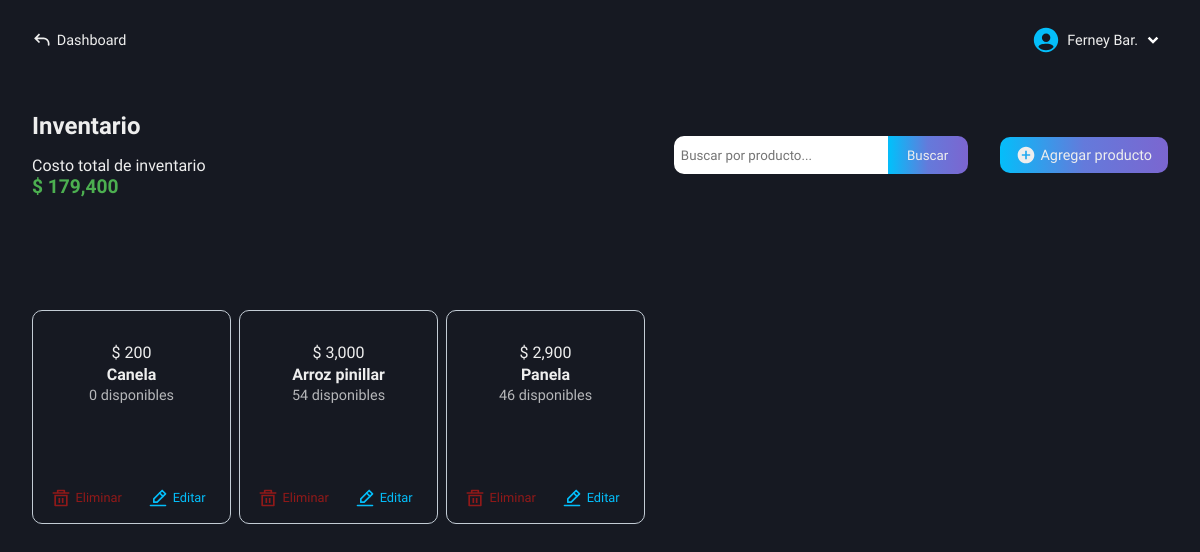
Page /roles/store/inventory/admin-inventory.php (signed in) on the committed database.
### tables this page shows
CREATE TABLE `users` (
  `id` int(11) NOT NULL AUTO_INCREMENT,
  `name` varchar(100) NOT NULL,
  `lastname` varchar(100) NOT NULL,
  `email` varchar(100) NOT NULL,
  `pass` varchar(100) NOT NULL,
  `role` varchar(100) NOT NULL,
  PRIMARY KEY (`id`)
);

CREATE TABLE `inventory_products` (
  `id` int(11) NOT NULL AUTO_INCREMENT,
  `id_category` int(11) NOT NULL,
  `product_name` varchar(100) NOT NULL,
  `supplier` varchar(100) NOT NULL,
  `purchase_price` decimal(50,0) NOT NULL,
  `sale_price` decimal(50,0) NOT NULL,
  `stock_quantity` int(11) NOT NULL,
  `product_description` varchar(500) NOT NULL,
  `entry_date` date NOT NULL,
  `product_status` varchar(100) NOT NULL,
  PRIMARY KEY (`id`)
);

### roles/store/inventory/admin-inventory.php (the view, shortened to what this page needs)
<!DOCTYPE html>
<html lang="en">
<head>
    <link rel="stylesheet" href="../../../css/store/admin-inventory.css">
    <link rel="stylesheet" href="../../../css/store/base-autocomplete.css">
    <link rel="stylesheet" href="https://code.jquery.com/ui/1.12.1/themes/base/jquery-ui.css">
    <?php
        include("../../../conexion.php");
        if (isset($_SESSION['user_id'])) {
            $id_user = $_SESSION['user_id'];
        } else {
            header("Location: ../../../index.php");
            exit();
        }
    ?>
</head>
<body>
    <main class="main">
        <nav class="nav-dash">
            <a href="../../dashboard-store.php" class="go-dash">
                <svg xmlns="http://www.w3.org/2000/svg" width="20" height="20" viewBox="0 0 24 24"><path fill="#eee" d="m4 10l-.707.707L2.586 10l.707-.707zm17 8a1 1 0 1 1-2 0zM8.293 15.707l-5-5l1.414-1.414l5 5zm-5-6.414l5-5l1.414 1.414l-5 5zM4 9h10v2H4zm17 7v2h-2v-2zm-7-7a7 7 0 0 1 7 7h-2a5 5 0 0 0-5-5z"/></svg>
                <p>Dashboard</p>
            </a>
            <div class="user-modal">
                <div class="username">
                    <div class="name-down">
                        <?php
                            $queryData = "SELECT name, lastname FROM users WHERE id = $id_user";
                            $result = mysqli_query($conexion, $queryData);
                            $rowData = mysqli_fetch_assoc($result);
                            echo "<p class='name'>" . $rowData['name'] . ' ' . substr($rowData['lastname'], 0, 3) . ".</p>";
                        ?>
                        <img src="../../../svg/down-arrow.svg" alt="">
                    </div>
                </div>
            </div>
        </nav>
        <section class="info-table-product" id="hidden-modal">
            <div class="table-products">
                <div class="tlt-search-add">
                    <div class="tlt-cost">
                        <h2 class="tlt-function">Inventario</h2>
                        <div class="total-cost">
                            <p>Costo total de inventario</p>
                            <?php
                                $query = "SELECT SUM(purchase_price * stock_quantity) AS total_cost FROM inventory_products";
                                $result = mysqli_query($conexion, $query);
                                $row = mysqli_fetch_array($result);
                                if($row['total_cost'] === NULL){
                                    echo "<p>$ 0</p>";
                                } else {
                                    echo "<p>$ " . number_format($row['total_cost'], 0) . "</p>";
                                }
                            ?>
                        </div>
                    </div>
                    <div class="search-add">
                        <form action="functions/search-product.php" method="POST" class="form-search">
                            <input type="text" name="search" class="input-search b-col-fcs-val" id="search" placeholder="Buscar por producto..." required>
                            <input type="submit" name="button-search" class="btn-search bg-btn" value="Buscar">
                        </form>
                        <a href="add-products.php" class="add bg-btn">
                            <svg xmlns="http://www.w3.org/2000/svg" width="20" height="20" viewBox="0 0 24 24"><path fill="#eee" d="M12 2C6.477 2 2 6.477 2 12s4.477 10 10 10s10-4.477 10-10S17.523 2 12 2m5 11h-4v4h-2v-4H7v-2h4V7h2v4h4z"/></svg>
                            <p>Agregar producto</p>
                        </a>
                    </div>
                </div>
                <div class="all-products">
                    <div class="content-cards">
                        <?php
                            $getProducts = "SELECT * FROM inventory_products";
                            $resultProducts = mysqli_query($conexion, $getProducts);
                            if($resultProducts -> num_rows > 0){
                                while($row = mysqli_fetch_array($resultProducts)){
                                    $id = $row['id'];
                                    echo "<div class='card-product'>
                                            <div class='info-product'>
                                                <p>$ " . number_format($row['sale_price'], 0) . "</p>
                                                <h3 class='product'>" . ucfirst($row['product_name']) . "</h3>
                                                <p>" . $row['stock_quantity'] . " disponibles</p>
                                            </div>
                                            <div class='actions'>
                                                <a href='functions/delete.php?id=$id'>
                                                    <img src='../../../svg/delete.svg' />
                                                    Eliminar
                                                </a>
                                                <a href='functions/get-data.php?id=$id'>
                                                    <img src='../../../svg/edit.svg' />
                                                    Editar
                                                </a>
                                            </div>
                                        </div>";
                                }
                            } else {
                                echo "<div class='not-product'><p>No tienes productos en tu inventario</p></div>";
                            }
                        ?>
                    </div>
                </div>
            </div>
        </section>
    </main>
</body>
</html>

### css/store/admin-inventory.css (style rules this page uses)
.main { display: grid; grid-template-columns: 1fr; grid-template-rows: 80px auto; height: 100vh; background-color: var(--color-dark-blue-gray); }
.info-table-product { grid-column: 1 / 2; grid-row: 2 / 3; padding: 2rem; box-sizing: border-box; background-color: var(--color-dark-blue-gray); }
.table-products { display: flex; flex-direction: column; gap: 3rem; }
.total-cost p:last-child { color: var(--color-dark-green); font-weight: 600; font-size: 1.2rem; }
.tlt-cost { display: flex; flex-direction: column; gap: 1rem; }
.tlt-search-add { display: flex; align-items: center; justify-content: space-between; }
.search-add { display: flex; align-items: center; gap: 2rem; }
.form-search { display: flex; }
.input-search { outline: none; padding: .2rem .3rem; height: 27px; border: 2px solid #fff; width: 200px; color: var(--color-light-black); border-top-left-radius: 10px; border-bottom-left-radius: 10px; }
.btn-search { width: 80px; height: auto; padding: .45rem 0; border: 2px solid transparent; border-top-right-radius: 10px; border-bottom-right-radius: 10px; cursor: pointer; }
.add { display: flex; align-items: center; gap: .3rem; padding: .5rem 1rem; border-radius: 10px; font-size: .9rem; text-decoration: none; }
.all-products { height: auto; margin-top: 4rem; }
.content-cards { display: flex; align-items: center; justify-content: left; flex-wrap: wrap; gap: .5rem; }
.card-product { display: flex; flex-direction: column; align-items: stretch; justify-content: space-between; height: 180px; width: 197px; border: 1px solid var(--color-light-gray); border-radius: 10px; padding: 2rem 0 0 0; }
.card-product h3 { font-size: 1rem; width: 150px; text-align: center; }
.card-product p:last-child { font-size: .9rem; font-weight: 300; color: var(--color-white-transparente); }
.info-product { display: flex; flex-direction: column; gap: .2rem; align-items: center; }
.actions { padding: .7rem .5rem; display: flex; align-items: center; justify-content: center; }
.actions a { display: flex; align-items: center; justify-content: center; gap: .3rem; font-size: .8rem; text-decoration: none; }
.actions a:first-child { color: var(--color-dark-red); border: 1px solid transparent; width: 180px; padding: .2rem 0; border-radius: 10px; }
.actions a:last-child { color: var(--color-sky-blue); border: 1px solid transparent; width: 180px; padding: .2rem 0; border-radius: 10px; }

### css/base-nav-dash.css (style rules this page uses)
* { color: #eee; }
.nav-dash { grid-column: 1 / 2; grid-row: 1 / 2; display: flex; align-items: center; justify-content: space-between; padding: 0 2rem; box-sizing: border-box; user-select: none; }
.username { display: flex; align-items: center; gap: .4rem; cursor: pointer; }
.name-down { display: flex; align-items: center; }
.name-down .name { color: #eee; font-size: .9rem; }
.go-dash { display: flex; align-items: center; gap: .3rem; text-decoration: none; }
.go-dash p { font-size: .9rem; color: #eee; }

### css/base-btn-bd.css (style rules this page uses)
.bg-btn { background: linear-gradient( 90deg, #04BEFA, #647adb, #7b66d0, #9554c9, #04BEFA ); background-size: 200%; animation: gradient-move 5s infinite; transition: transform 0.2s, box-shadow 0.2s; }

### rows in the picture
users: name "Ferney", lastname "Bar"
inventory_products: sale_price "200", product_name "Canela", stock_quantity "0"
inventory_products: sale_price "3,000", product_name "Arroz pinillar", stock_quantity "54"
inventory_products: sale_price "2,900", product_name "Panela", stock_quantity "46"

### other values in the picture
$row['total_cost'] "179,400"
